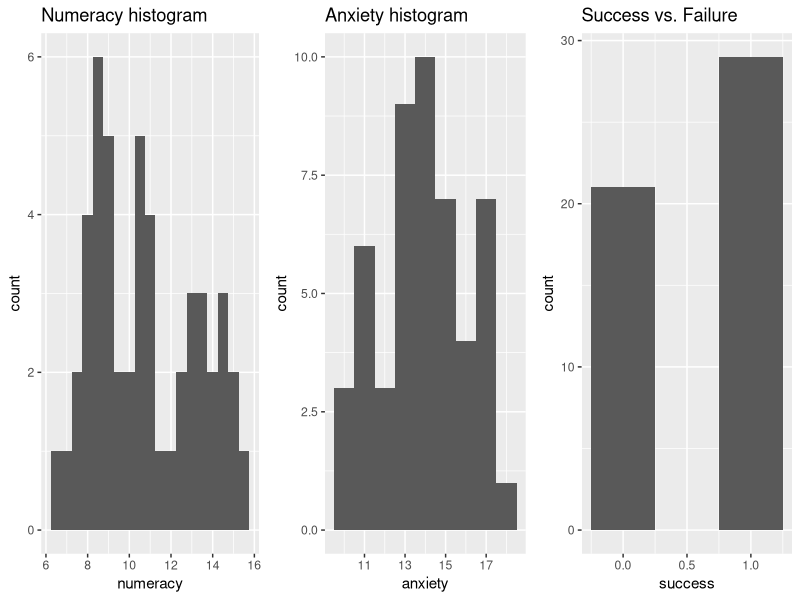
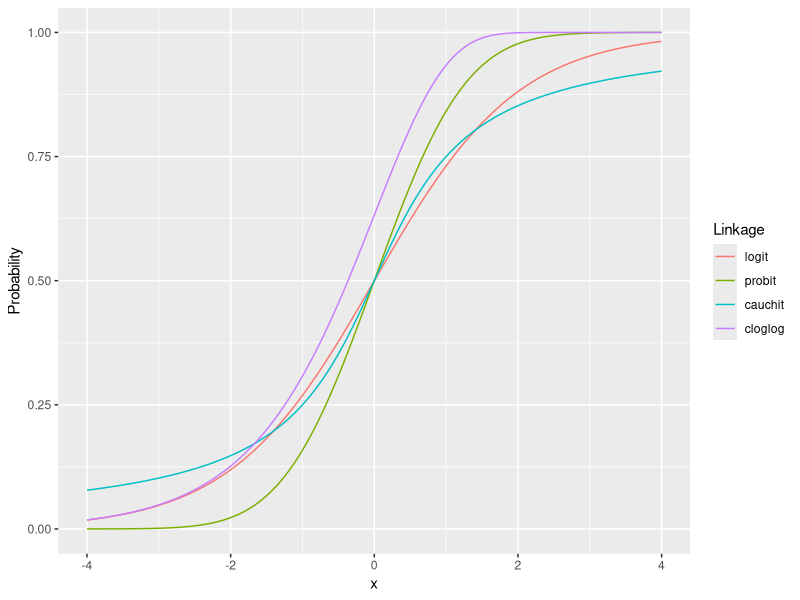
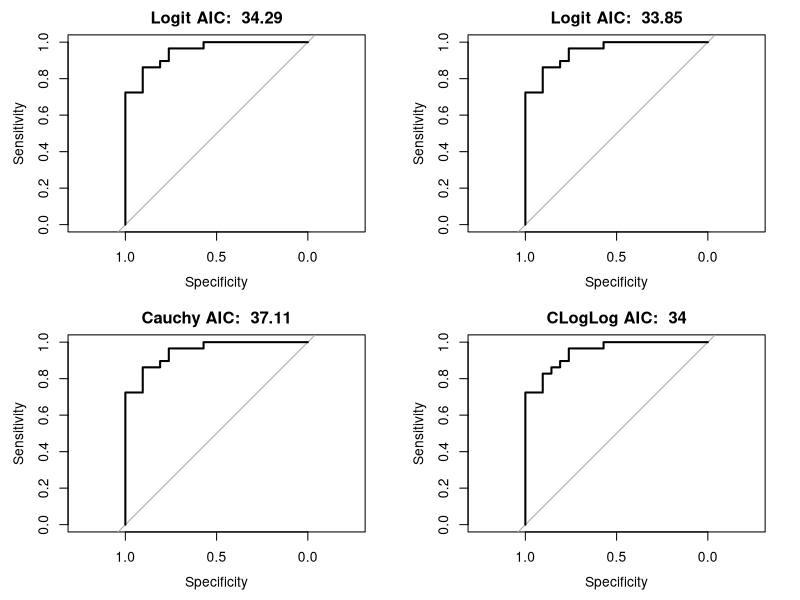

Source code (R) for these figures, in order:
## ---- chunk 1
knitr::opts_chunk$set

library(ggplot2)
library(gridExtra)
library(pROC)
library(VGAM)
library(reshape2)
## ---- chunk 2
data <- structure(list(numeracy = c(6.6, 7.1, 7.3, 7.5, 7.9, 7.9, 8,
                                 8.2, 8.3, 8.3, 8.4, 8.4, 8.6, 8.7, 8.8, 8.8, 9.1, 9.1, 9.1, 9.3,
                                 9.5, 9.8, 10.1, 10.5, 10.6, 10.6, 10.6, 10.7, 10.8, 11, 11.1,
                                 11.2, 11.3, 12, 12.3, 12.4, 12.8, 12.8, 12.9, 13.4, 13.5, 13.6,
                                 13.8, 14.2, 14.3, 14.5, 14.6, 15, 15.1, 15.7), 
                    anxiety = c(13.8, 14.6, 17.4, 14.9, 13.4, 13.5, 13.8, 16.6, 13.5, 15.7, 13.6, 14,
                                16.1, 10.5, 16.9, 17.4, 13.9, 15.8, 16.4, 14.7, 15, 13.3, 10.9,
                                12.4, 12.9, 16.6, 16.9, 15.4, 13.1, 17.3, 13.1, 14, 17.7, 10.6,
                                14.7, 10.1, 11.6, 14.2, 12.1, 13.9, 11.4, 15.1, 13, 11.3, 11.4,
                                10.4, 14.4, 11, 14, 13.4), 
                    success = c(0L, 0L, 0L, 1L, 0L, 1L, 0L, 0L, 1L, 0L, 1L, 1L, 0L, 1L, 0L, 0L, 0L, 0L, 0L, 1L, 0L, 0L,
                                1L, 1L, 1L, 0L, 0L, 0L, 1L, 0L, 1L, 0L, 0L, 1L, 1L, 1L, 1L, 1L,
                                1L, 1L, 1L, 1L, 1L, 1L, 1L, 1L, 1L, 1L, 1L, 1L)), 
                 .Names = c("numeracy", "anxiety", "success"), row.names = c(NA, -50L), class = "data.frame")
data_df <- as.data.frame(data)
## ---- chunk 3
par(mfrow=c(3,1))
g1 <- ggplot(data_df) + geom_histogram(aes(x=numeracy), binwidth = 0.5) + ggtitle("Numeracy histogram")
g2 <- ggplot(data_df) + geom_histogram(aes(x=anxiety), binwidth = 1) + ggtitle("Anxiety histogram") 
g3 <- ggplot(data_df) + geom_histogram(aes(x=success), binwidth = 0.5) + ggtitle("Success vs. Failure")
grid.arrange(g1, g2, g3, nrow = 1)
## ---- chunk 4
model_logit <- glm(success ~ numeracy + anxiety, data=data_df ,family=binomial)
summary(model_logit)
## ---- chunk 5
model_coefs<- model_logit$coefficients
model_res <- sum(c(1, 10, 13) * model_coefs)
estimated_p <- exp(model_res) / (1 + exp(model_res))
print(paste('Manually estimated probability for numeracy=13, anxiety=10: ', round(estimated_p, 5)))
## ---- chunk 6
pred_logit <- predict(model_logit, data.frame(anxiety=13, numeracy=c(10)), type="response")
print(paste('Automatically estimated probability for numeracy=13, anxiety=10: ', round(pred_logit, 5)))
## ---- chunk 7
model_probit <- glm(success ~ numeracy + anxiety, data=data_df ,family=binomial(link="probit"))
summary(model_probit)
## ---- chunk 8
pred_probit <- predict(model_probit, data.frame(anxiety=13, numeracy=c(10)), type="response")
print(paste('Automatically estimated probability for numeracy=13, anxiety=10: ', round(pred_probit, 5)))
## ---- chunk 9
model_cauchit <- glm(success ~ numeracy + anxiety, data=data_df ,family=binomial(link="cauchit"))
summary(model_cauchit)
## ---- chunk 10
pred_cauchit <- predict(model_cauchit, data.frame(anxiety=13, numeracy=c(10)), type="response")
print(paste('Automatically estimated probability for numeracy=13, anxiety=10: ', round(pred_cauchit, 5)))
## ---- chunk 11
model_cloglog <- glm(success ~ numeracy + anxiety, data=data_df ,family=binomial(link="cloglog"))
summary(model_cloglog)
## ---- chunk 12
pred_cloglog <- predict(model_cloglog, data.frame(anxiety=13, numeracy=c(10)), type="response")
print(paste('Automatically estimated probability for numeracy=13, anxiety=10: ', round(pred_cloglog, 5)))
## ---- chunk 13
model_names <- c("logit", "probit", "cauchit", "cloglog")
aic_v <- c(AIC(model_logit), AIC(model_probit), AIC(model_cauchit), AIC(model_cloglog))
deviance <- c(model_logit$deviance, model_probit$deviance, model_cauchit$deviance, model_cloglog$deviance)
names(aic_v) <- model_names
names(deviance) <- model_names
comparison_df <- data.frame(AIC=aic_v, Deviance=deviance)
comparison_df
## ---- chunk 14
args = seq(-4, 4, by=0.01)
logit_y <- logitlink(args, inverse=TRUE)
probit_y <- probitlink(args, inverse=TRUE)
cauchit_y <- cauchitlink(args, inverse=TRUE)
cloglog_y <- clogloglink(args, inverse=TRUE)

link_funcs_ds <- data.frame(x=args, logit=logit_y, probit=probit_y, cauchit=cauchit_y, cloglog=cloglog_y)
link_funcs_ds.melted <- melt(link_funcs_ds, id = c("x"))
colnames(link_funcs_ds.melted) <- c("x", "Linkage", "Probability")

p <- ggplot(link_funcs_ds.melted, aes(x=x, y=Probability)) +
     geom_line(aes(color=Linkage))
plot(p)
## ---- chunk 15
test_prob_logit = predict(model_logit, newdata = data_df, type = "response")
test_prob_probit = predict(model_probit, newdata = data_df, type = "response")
test_prob_cauchit = predict(model_cauchit, newdata = data_df, type = "response")
test_prob_cloglog = predict(model_cloglog, newdata = data_df, type = "response")

test_roc_logit = roc(data_df$success ~ test_prob_logit, plot = FALSE, print.auc = TRUE)
test_roc_probit = roc(data_df$success ~ test_prob_probit, plot = FALSE, print.auc = TRUE)
test_roc_cauchy = roc(data_df$success ~ test_prob_cauchit, plot = FALSE, print.auc = TRUE)
test_roc_cloglog = roc(data_df$success ~ test_prob_cloglog, plot = FALSE, print.auc = TRUE)

par(mfrow=c(2,2))
plot(test_roc_logit, main=paste("Logit AIC: ", round(AIC(model_logit), 2)))
plot(test_roc_probit, main=paste("Logit AIC: ", round(AIC(model_probit), 2)))
plot(test_roc_cauchy, main=paste("Cauchy AIC: ", round(AIC(model_cauchit), 2)))
plot(test_roc_cloglog, main=paste("CLogLog AIC: ", round(AIC(model_cloglog), 2)))
